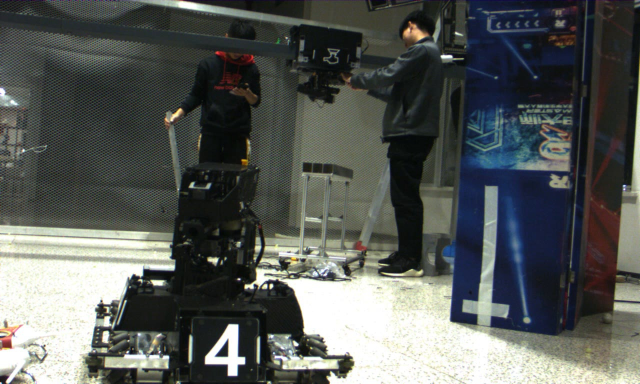
#> input picture data/images/1-5.jpg, 1280 x 768 px (shown at 1/2 size)
$ python funcTest.py
#> lines starting #> are read from the running program, lines starting #| are printed output that depends on the picture; after the words box and inside, x2 and y2 are one past the last pixel; in counts of white or black regions, pixels touching at a corner belong together
import cv2
import numpy as np

img = cv2.imread('data/images/1-5.jpg')
#> img is the input picture: shape (768, 1280, 3); mean B, G, R 87.4, 90.6, 87
bk = np.full((img.shape[0], img.shape[1], img.shape[2]), 114, dtype=np.uint8)
points=np.array([[120,100],[100,500],[500,520],[500,100]])
hull = cv2.convexHull(points)
cv2.polylines(img,[hull],True,(255,255,0),2)
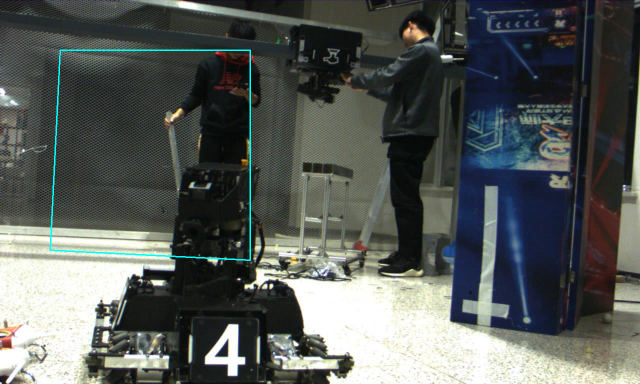
#> img: shape (768, 1280, 3) (shown at 1/2 size); 0.49% of pixels changed, all inside (x1, y1, x2, y2) = (99, 99, 502, 522)

mask = np.zeros([img.shape[0],img.shape[1],1], dtype=np.int8)
mask = cv2.fillPoly(mask, [hull], 255)
#mask = np.concatenate([mask,mask,mask],axis=2)
img = np.where(mask,img,bk)
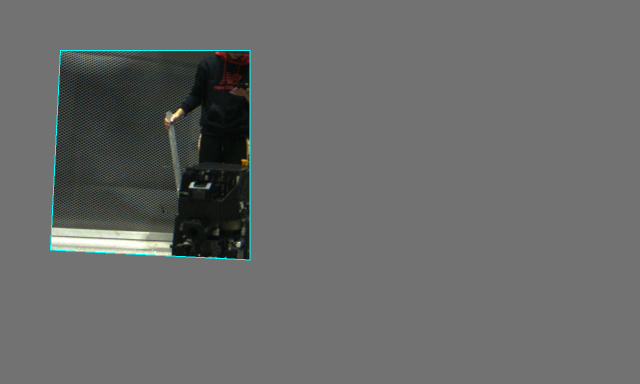
#> img: shape (768, 1280, 3) (shown at 1/2 size); mean B, G, R 105, 105.9, 104.5
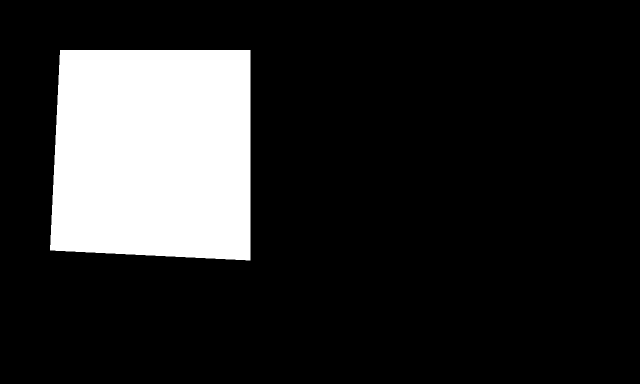
#> mask: shape (768, 1280, 1) int8 (shown at 1/2 size); values 0 (black) and 127 (white), 16.4% white; 1 white region, box (x1, y1, x2, y2) and area: (100, 100, 501, 521) 160801
cv2.imshow('img',img)
cv2.waitKey(0)

$ run again, with data/images/1-68.jpg copied over data/images/1-5.jpg
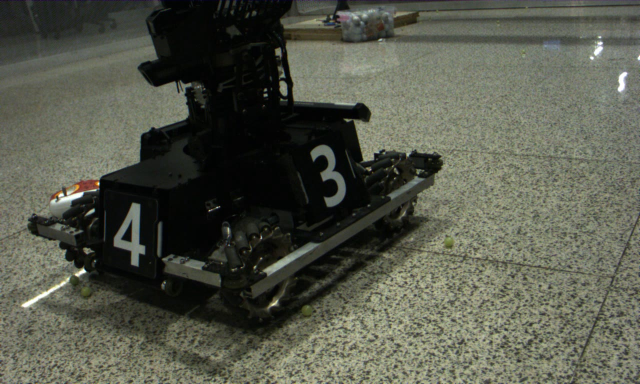
#> input picture data/images/1-68.jpg, 1280 x 768 px (shown at 1/2 size)
#> img is the input picture: shape (768, 1280, 3); mean B, G, R 74.7, 87.6, 84.9
#> `cv2.polylines(img,[hull],True,(255,255,0),2)`:
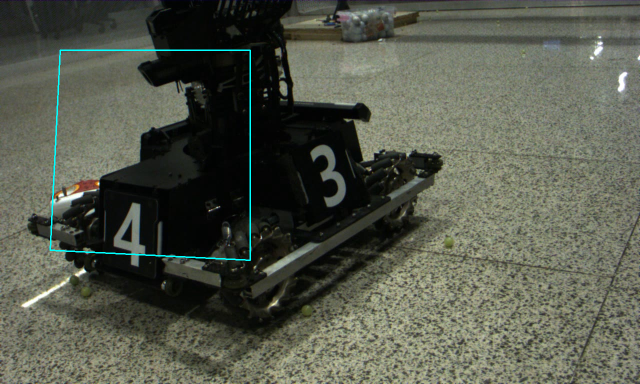
#> img: shape (768, 1280, 3) (shown at 1/2 size); 0.49% of pixels changed, all inside (x1, y1, x2, y2) = (99, 99, 502, 522)
#> `img = np.where(mask,img,bk)`:
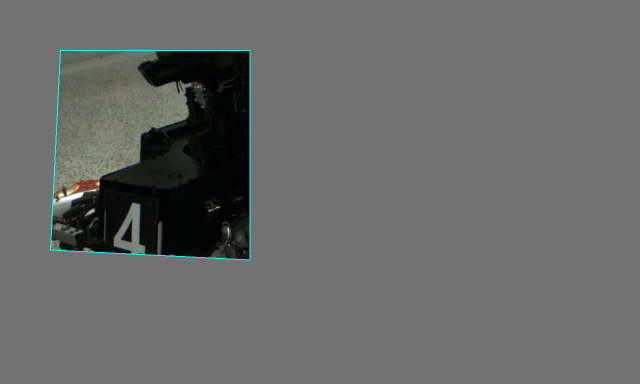
#> img: shape (768, 1280, 3) (shown at 1/2 size); mean B, G, R 103.6, 104.7, 103.5
#> mask: shape (768, 1280, 1) int8; values 0 (black) and 127 (white), 16.4% white; 1 white region, box (x1, y1, x2, y2) and area: (100, 100, 501, 521) 160801

$ run again, with data/images/VW_CH3ENTERPRIZEVsTaurus_BO2_1_14_21.jpg copied over data/images/1-5.jpg
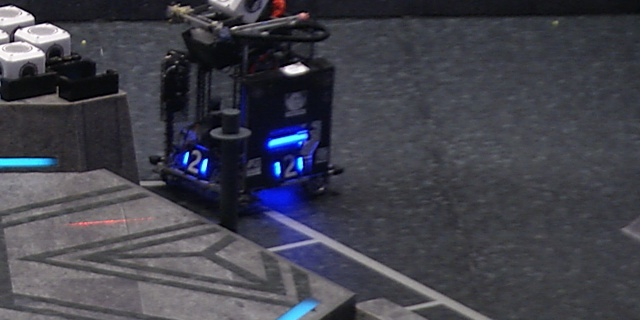
#> input picture data/images/VW_CH3ENTERPRIZEVsTaurus_BO2_1_14_21.jpg, 640 x 320 px
#> img is the input picture: shape (320, 640, 3); mean B, G, R 76.1, 66.3, 65.7
#> `img = np.where(mask,img,bk)`:
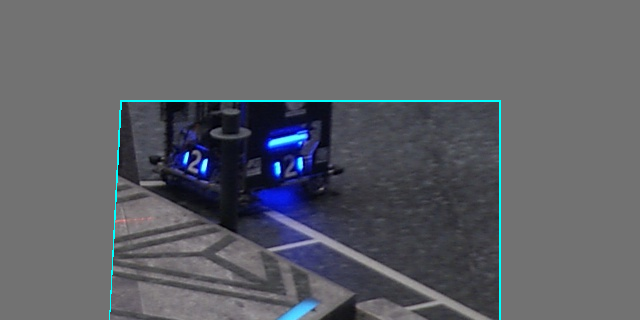
#> img: shape (320, 640, 3); mean B, G, R 102.9, 96.8, 94.4
#> `img = np.where(mask,img,bk)`:
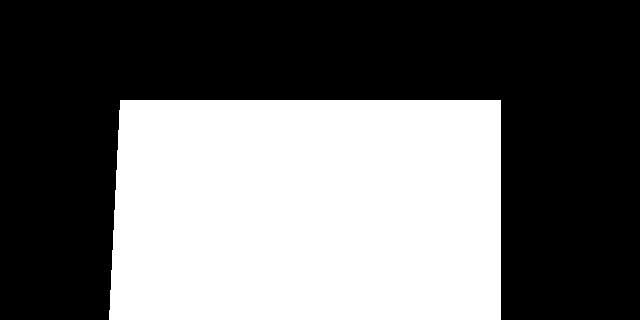
#> mask: shape (320, 640, 1) int8; values 0 (black) and 127 (white), 41.5% white; 1 white region, box (x1, y1, x2, y2) and area: (109, 100, 501, 320) 85030
